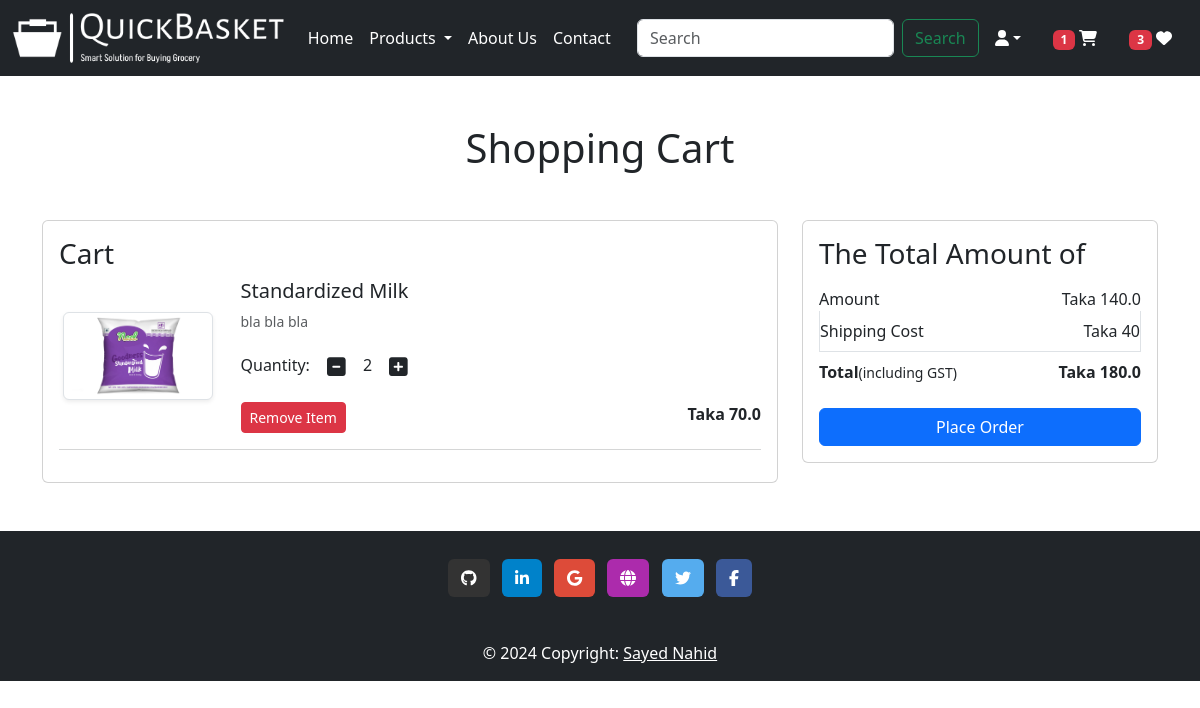
The page /cart/ (signed in) on the database as committed earlier.
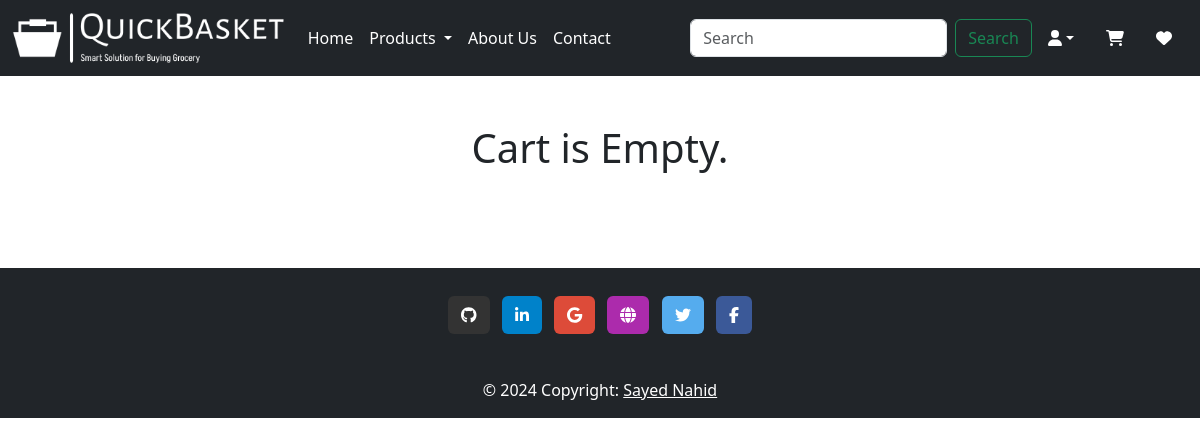
The same page on the database as committed later.
### myapp/models.py (models this page shows, shortened)
class Cart(models.Model):
    user = models.ForeignKey(User, on_delete=models.CASCADE)
    product = models.ForeignKey(Product, on_delete=models.CASCADE)
    quantity = models.PositiveIntegerField(default=1)

class Product(models.Model):
    title = models.CharField(max_length=100)
    selling_price = models.FloatField()
    discounted_price = models.FloatField()
    description = models.TextField()
    composition = models.TextField(default='')
    prodapp = models.TextField(default='')
    category = models.CharField(choices=CATEGORY_CHOICES, max_length=2)
    product_image = models.ImageField(upload_to='product')

### myapp/views.py (the view)
# urls.py: path('cart/', views.show_cart, name="showcart"),
@login_required
def show_cart(request):
    totalitem = 0
    wishitem=0
    if request.user.is_authenticated:
        totalitem = len(Cart.objects.filter(user=request.user))
        wishitem = len(Wishlist.objects.filter(user=request.user))
    user = request.user
    cart = Cart.objects.filter(user=user)
    amount = 0
    for i in cart:
        value = i.quantity * i.product.discounted_price
        amount = amount + value
    totalamount = amount + 40
    return render(request, 'app/addtocart.html', locals())

### myapp/templates/app/addtocart.html (shortened to what this page needs)
{% extends "app/base.html" %}
{% load static %}
{% block main.content %}
<div class="container my-5">
    <div class="row">
        {% if cart %}
            <h1 class="text-center mb-5">Shopping Cart</h1>
            <div class="col-sm-8">
                <div class="card">
                    <div class="card-body">
                        <h3>Cart</h3>
                        {% for item in cart %}
                            <div class="row">
                                <div class="col-sm-3 text-center align-self-center">
                                    <img src="{{item.product.product_image.url}}" alt="" srcset="" class="img-fluid img-thumbnail shadow-sm" height="150" width="150">
                                </div>
                                <div class="col-sm-9">
                                    <div>
                                        <h5>{{item.product.title}}</h5>
                                        <p class="mb-2 text-muted small">{{item.product.description}}</p>
                                        <div class="my-3">
                                            <label for="quantity">Quantity:</label>
                                            <a class="minus-cart btn" pid={{item.product.id}}><i class="fas fa-minus-square fa-lg"></i></a>
                                            <span id="quantity">{{item.quantity}}</span>
                                            <a class="plus-cart btn" pid={{item.product.id}}><i class="fas fa-plus-square fa-lg"></i></a>
                                        </div>
                                        <div class="d-flex justify-content-between">
                                            <a class="remove-cart btn btn-sm btn-danger mr-3" pid={{item.product.id}}>Remove Item</a>
                                            <p class="mb-0"><span><strong>Taka {{item.product.discounted_price}}</strong></span></p>
                                        </div>
                                    </div>
                                </div>
                            </div>
                            <hr class="text-muted">
                        {% endfor %}
                    </div>
                </div>
            </div>
            <div class="col-sm-4">
                <div class="card">
                    <div class="card-body">
                        <h3>The Total Amount of</h3>
                        <ul class="list-group">
                            <li class="list-group-item d-flex justify-content-between align-items-center border-0 px-0 pb-0">Amount<span id="amount">Taka {{amount}}</span></li>
                            <li class="list-group-item d-flex justify-content-between align-items-center px-0">Shipping Cost<span>Taka 40</span></li>
                            <li class="list-group-item d-flex justify-content-between align-items-center border-0 px-0 mb-3">
                                <div>
                                    <strong>Total</strong><small>(including GST)</small>
                                </div>
                                <span id="totalamount"><strong>Taka {{totalamount}}</strong></span>
                            </li>
                        </ul>
                        <div class="d-grid"><a href="{% url 'checkout' %}" class="btn btn-primary">Place Order</a></div>
                    </div>
                </div>
            </div>
        {% else %}
            <h1 class="text-center mb-5">Cart is Empty.</h1>
        {% endif %}
    </div>
</div>
{% endblock main.content %}

Rows that differ between the two databases and show on the page:
removed Cart: product.product_image (picture), product "Standardized Milk", product.description "bla bla bla", quantity "2", product.discounted_price "70.0"
Other text that changed with them:
{{ totalitem }}: "1" → (not shown)
{{ wishitem }}: "3" → (not shown)
{{ amount }}: "140.0" → (not shown)
{{ totalamount }}: "180.0" → (not shown)
text no longer shown: "Shopping Cart Cart The Total Amount of Amount Taka Shipping Cost Taka 40 Total (including GST) Taka Place Order"
text now shown: "Cart is Empty."
